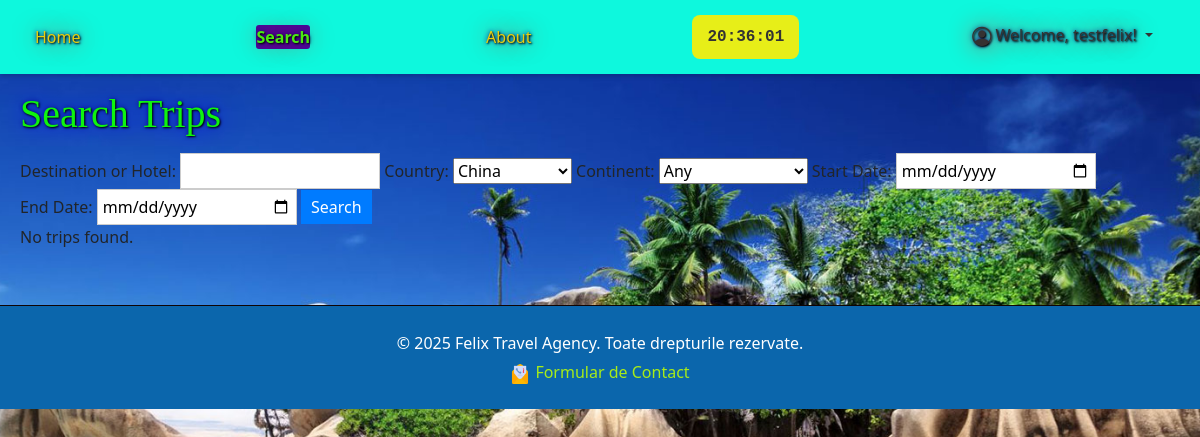
Page /search/?country=8 (signed in) on the earlier database version.
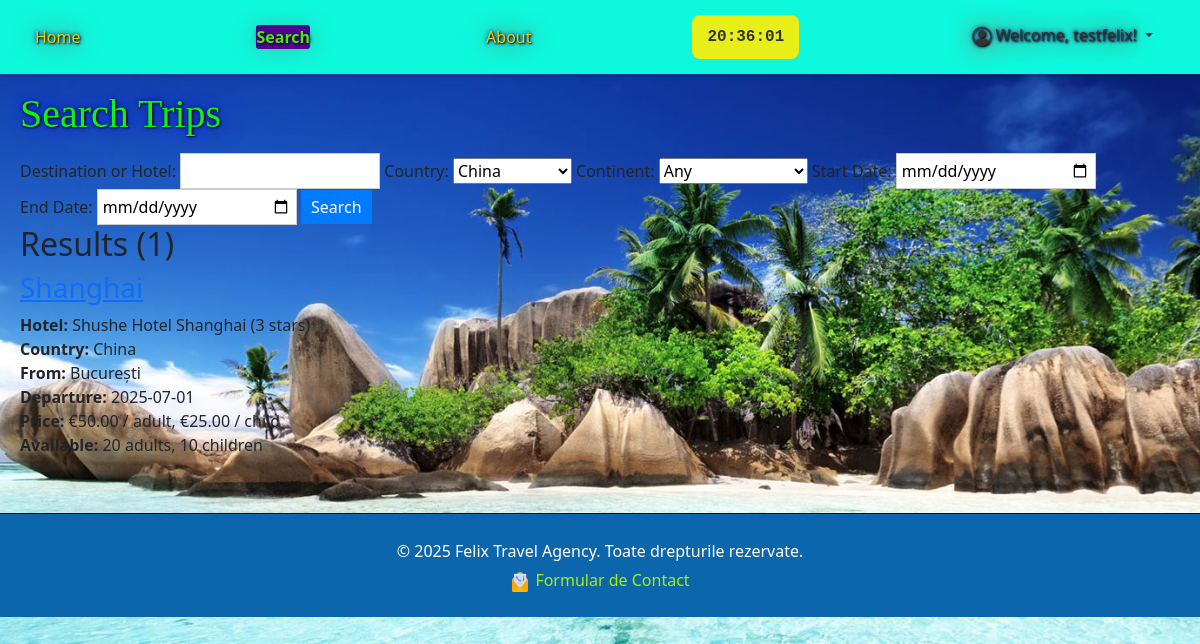
Same page on the later database version.
### trips/models.py (models this page shows, shortened)
class Trip(models.Model):
    TRIP_TYPES = (
        ('BB', 'Bed & Breakfast'),
        ('HB', 'Half Board'),
        ('FB', 'Full Board'),
        ('AI', 'All Inclusive'),
    )
    departure_city = models.ForeignKey(City, related_name='departure_trips', on_delete=models.CASCADE)
    departure_airport = models.ForeignKey(Airport, related_name='departure_trips', on_delete=models.CASCADE)
    destination_city = models.ForeignKey(City, related_name='destination_trips', on_delete=models.CASCADE)
    destination_hotel = models.ForeignKey(Hotel, on_delete=models.CASCADE)
    destination_airport = models.ForeignKey(Airport, related_name='destination_trips', on_delete=models.CASCADE)
    departure_date = models.DateField()
    return_date = models.DateField()
    length_of_stay = models.IntegerField()  # in days
    trip_type = models.CharField(max_length=2, choices=TRIP_TYPES)
    price_adult = models.DecimalField(max_digits=10, decimal_places=2)
    price_child = models.DecimalField(max_digits=10, decimal_places=2)
    promoted = models.BooleanField(default=False)
    places_adults = models.IntegerField()
    places_children = models.IntegerField()

class City(models.Model):
    name = models.CharField(max_length=100)
    country = models.ForeignKey(Country, on_delete=models.CASCADE)
    image = models.ImageField(upload_to='city_images/', null=True, blank=True)
    class Meta:
        unique_together = ['name', 'country']

class Hotel(models.Model):
    name = models.CharField(max_length=100)
    standard = models.IntegerField(choices=[(i, f"{i} stars") for i in range(1, 6)])  # 1-5 stars
    description = models.TextField()
    city = models.ForeignKey(City, on_delete=models.CASCADE)

class Country(models.Model):
    name = models.CharField(max_length=100, unique=True)
    continent = models.ForeignKey(Continent, on_delete=models.CASCADE)

### trips/views.py (the view)
# urls.py: path('search/', views.search_trips, name='search_trips'),
def search_trips(request):
    trips = Trip.objects.all()
    query = request.GET.get('q')
    country = request.GET.get('country')
    continent = request.GET.get('continent')
    date_start = request.GET.get('date_start')
    date_end = request.GET.get('date_end')
    if query:
        trips = trips.filter(
            Q(destination_city__name__icontains=query) |
            Q(destination_hotel__name__icontains=query) |
            Q(departure_city__name__icontains=query)
        )
    if country:
        trips = trips.filter(destination_hotel__city__country__id=country)
    if continent:
        trips = trips.filter(destination_hotel__city__country__continent=continent)
    if date_start:
        try:
            date_start = datetime.strptime(date_start, '%Y-%m-%d').date()
            trips = trips.filter(departure_date__gte=date_start)
        except ValueError:
            pass
    if date_end:
        try:
            date_end = datetime.strptime(date_end, '%Y-%m-%d').date()
            trips = trips.filter(departure_date__lte=date_end)
        except ValueError:
            pass
    paginator = Paginator(trips, 9)
    page_number = request.GET.get('page')
    page_obj = paginator.get_page(page_number)
    cities = City.objects.all()
    countries = Country.objects.all()
    continents = Continent.objects.all()
    trip_types = Trip.TRIP_TYPES
    hotel_standards = [(i, f"{i} stars") for i in range(1, 6)]
    return render(request, 'trips/search.html', {
        'page_obj': page_obj,
        'trips': trips,
        'cities': cities,
        'countries': countries,
        'continents': continents,
        'trip_types': trip_types,
        'hotel_standards': hotel_standards,
        'query': query,
    })

### trips/context_processors.py (called while the page is built)
def user_purchases(request):
    if request.user.is_authenticated:
        purchases = Purchase.objects.filter(user=request.user).select_related('trip__destination_hotel__city').order_by('-purchase_date')[:5]
        return {'user_purchases': purchases}
    return {'user_purchases': []}

### trips/models.py (called while the page is built)
    def __str__(self):
        return self.name

    @property
    def total_amount(self):
        return self.adults * self.trip.price_adult + self.children * self.trip.price_child

### trips/templates/trips/search.html (shortened to what this page needs)
{% extends 'trips/master.html' %}
{% load static %}
{% block extra_css %}
    <link rel="stylesheet" href="{% static 'css/search.css' %}">
{% endblock %}
{% block content %}
    <h1>Search Trips</h1>
    <form method="get">
        <label>Destination or Hotel: <input type="text" name="q" value="{{ query|default_if_none:'' }}"></label>
        <label>Country:
            <select name="country">
                {% for country in countries %}
                    <option value="{{ country.id }}" {% if country.id|stringformat:"s" == request.GET.country %}selected{% endif %}>{{ country.name }}</option>
                {% endfor %}
            </select>
        </label>
        <label>Continent:
            <select name="continent">
                <option value="">Any</option>
            </select>
        </label>
        <label>Start Date: <input type="date" name="date_start" value="{{ request.GET.date_start }}"></label>
        <label>End Date: <input type="date" name="date_end" value="{{ request.GET.date_end }}"></label>
        <button type="submit">Search</button>
    </form>
    {% if trips %}
        <h2>Results ({{ trips.count }})</h2>
        {% for trip in trips %}
            <div class="trip">
                <h3><a href="{% url 'trip_detail' trip.id %}">{{ trip.destination_city.name }}</a></h3>
                <p>
                    <strong>Hotel:</strong> {{ trip.destination_hotel.name }} ({{ trip.destination_hotel.standard }} stars)<br>
                    <strong>Country:</strong> {{ trip.destination_hotel.city.country.name }}<br>
                    <strong>From:</strong> {{ trip.departure_city.name }}<br>
                    <strong>Departure:</strong> {{ trip.departure_date|date:"Y-m-d" }}<br>
                    <strong>Price:</strong> €{{ trip.price_adult }} / adult, €{{ trip.price_child }} / child<br>
                    <strong>Available:</strong> {{ trip.places_adults }} adults, {{ trip.places_children }} children
                </p>
            </div>
        {% endfor %}
    {% else %}
        <p>No trips found.</p>
    {% endif %}
 {% endblock %}

Differences in the rows shown:
added Trip: destination_city.name "Shanghai", destination_hotel.name "Shushe Hotel Shanghai", destination_hotel.standard "3", destination_hotel.city.country.name "China", departure_city.name "București", departure_date "2025-07-01", price_adult "50.00", price_child "25.00", places_adults "20", places_children "10"
Other differences:
{{ trips.count }}: (not shown) → "1"
text no longer shown: "No trips found."
text now shown: "Results ( )"
